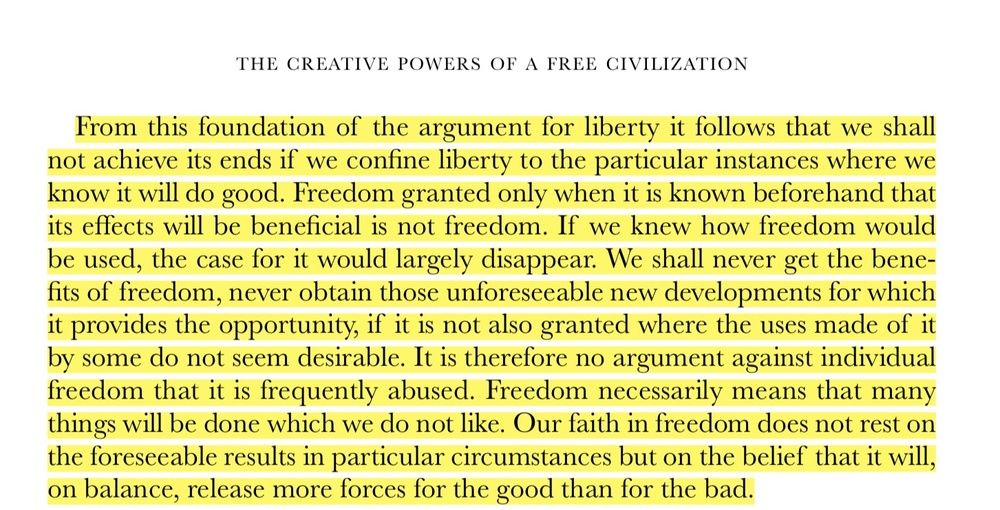
#> input picture backend/uploads/IMG_0019.jpeg, 1000 x 510 px, shrunk from 1453 x 741 before the run
$ python -i image_processing.py   (imports and definitions only)
#> lines starting #> are read from the running program, lines starting #| are printed output that depends on the picture; after the words box and inside, x2 and y2 are one past the last pixel; in counts of white or black regions, pixels touching at a corner belong together
import cv2
import pytesseract
import numpy as np

def preprocess_image(image_path):
    # Load the image
#> called with image_path = 'uploads/IMG_0019.jpeg'
    image = cv2.imread(image_path)
#> image is the input picture: shape (510, 1000, 3); mean B, G, R 167.4, 231.9, 234.6

    # Check if the image was successfully loaded
    if image is None:
        raise ValueError("Failed to load image from {}".format(image_path))

    # Convert the image to BGR color space (if it's not already in BGR)
    if len(image.shape) < 3 or image.shape[2] < 3:
        raise ValueError("Input image must be in BGR format with at least 3 channels")
    elif image.shape[2] > 3:
        # If the image has more than 3 channels, discard the extra channels
        image = image[:, :, :3]

     # Apply Gaussian blur to reduce noise (keep the image in BGR format)
    blurred = cv2.GaussianBlur(image, (5, 5), 0)
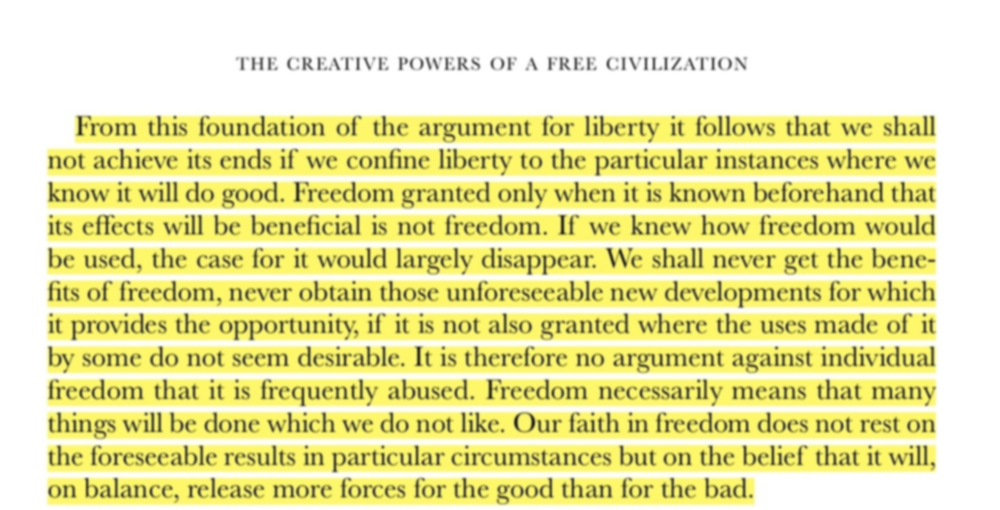
#> blurred: shape (510, 1000, 3); mean B, G, R 167.4, 231.9, 234.6

    return blurred

def extract_text(image):
    # Convert the image to grayscale
    gray = cv2.cvtColor(image, cv2.COLOR_BGR2GRAY)

    # Use Tesseract OCR to extract text from the preprocessed image
    text = pytesseract.image_to_string(image)
    return text

def detect_highlights(image):
    # Convert the image to HSV color space
    hsv = cv2.cvtColor(image, cv2.COLOR_BGR2HSV)
#> hsv: shape (510, 1000, 3); mean H, S, V 20.7, 77.7, 234.7

    # Define the lower and upper bounds for yellow color (highlighter)
    lower_yellow = np.array([20, 100, 100])
    upper_yellow = np.array([30, 255, 255])

    # Create a mask to isolate yellow regions (highlighted text)
    mask = cv2.inRange(hsv, lower_yellow, upper_yellow)
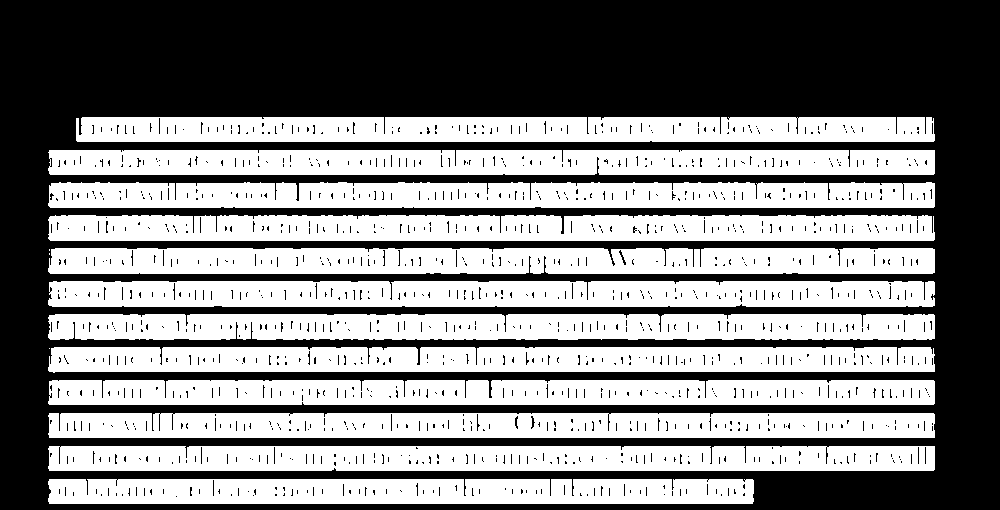
#> mask: shape (510, 1000); 49.7% white; 15 white regions (3 under 20 px), largest, box (x1, y1, x2, y2) and area: (48, 281, 935, 307) 22079, (48, 248, 935, 274) 22041, (48, 215, 935, 241) 21862

    # Apply morphological operations to remove noise and fill gaps in the mask
    kernel = np.ones((5, 5), np.uint8)
    mask = cv2.morphologyEx(mask, cv2.MORPH_CLOSE, kernel)
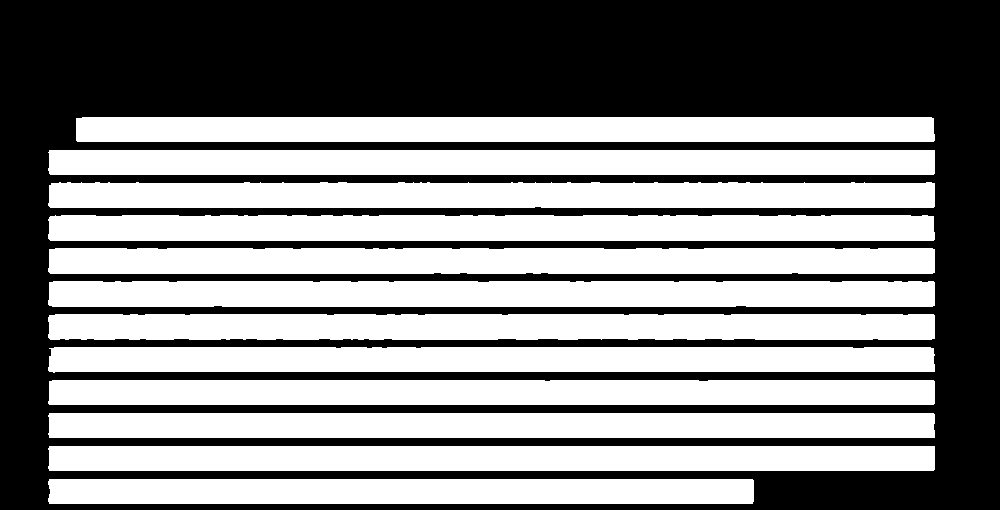
#> mask: shape (510, 1000); 51.6% white; 1 black region

    return mask

def extract_highlighted_text(image_path):
    # Preprocess the image
    image = preprocess_image(image_path)

    # Detect highlighted regions in the image
    mask = detect_highlights(image)

    # Extract text from each highlighted region
    highlighted_text = ""
    contours, _ = cv2.findContours(mask, cv2.RETR_EXTERNAL, cv2.CHAIN_APPROX_SIMPLE)
#> contours = 12 contours; largest, box (x1, y1, x2, y2) and area: (48, 281, 935, 307) 21988, (48, 248, 935, 274) 21928, (48, 215, 935, 241) 21823, (48, 314, 935, 340) 21748, (48, 182, 935, 208) 21358
    for contour in contours:
        x, y, w, h = cv2.boundingRect(contour)

        # Crop the highlighted region
        roi = image[y:y+h, x:x+w]

        # Extract text from the cropped region
        text = pytesseract.image_to_string(roi)

        # Append extracted text to the result
        highlighted_text += text + "\n"
#> this loop made 1 pass
#> (x, y, w, h) on pass 1: (48, 479, 706, 25)
#> pass 1, in extract_highlighted_text, `roi = image[y:y+h, x:x+w]`:
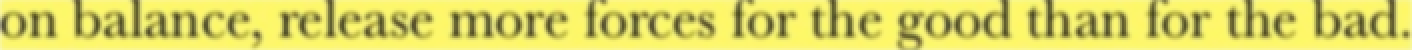
#> roi: shape (25, 706, 3) (shown 2 times larger); mean B, G, R 99.8, 213.3, 218.2
#> after the loop, highlighted_text = ''

    return highlighted_text

#> (the run stopped early here; a loop or call above may not have finished)

$ run again, on backend/uploads/IMG_0601.jpeg
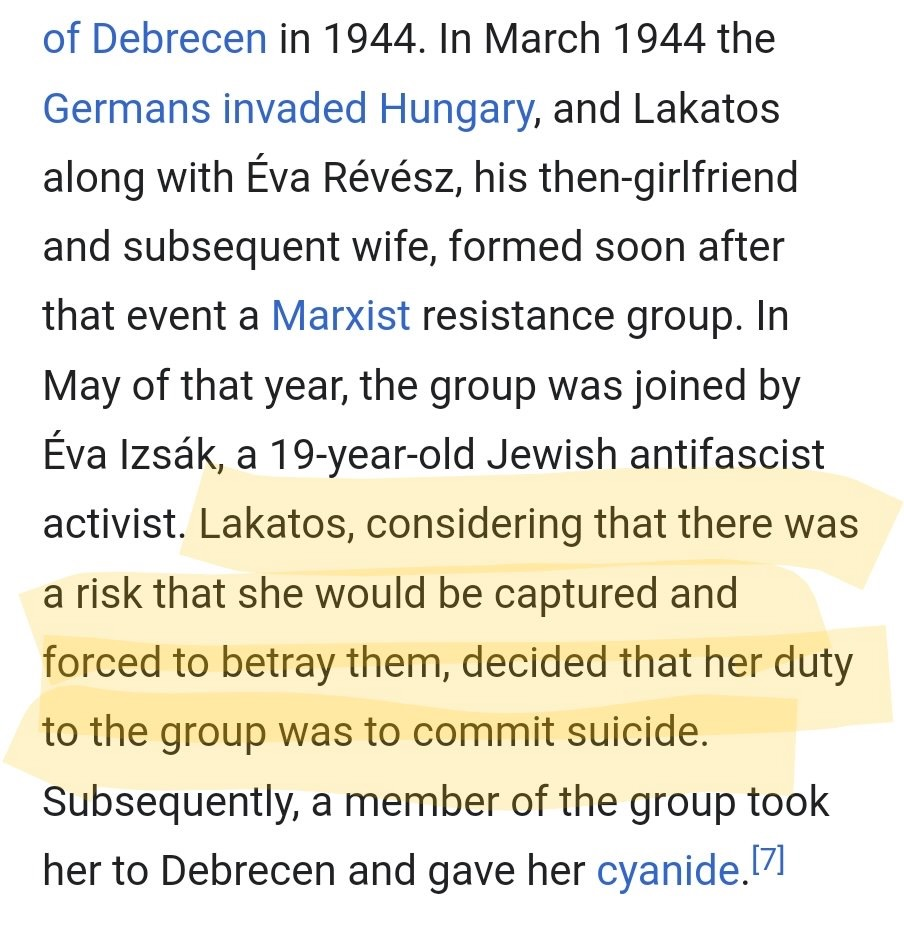
#> input picture backend/uploads/IMG_0601.jpeg, 904 x 940 px
#> in preprocess_image, image is the input picture: shape (940, 904, 3); mean B, G, R 218.2, 231.2, 234.6
#> hsv: shape (940, 904, 3); mean H, S, V 18.4, 21.9, 236
#> in detect_highlights, `mask = cv2.inRange(hsv, lower_yellow, upper_yellow)`:
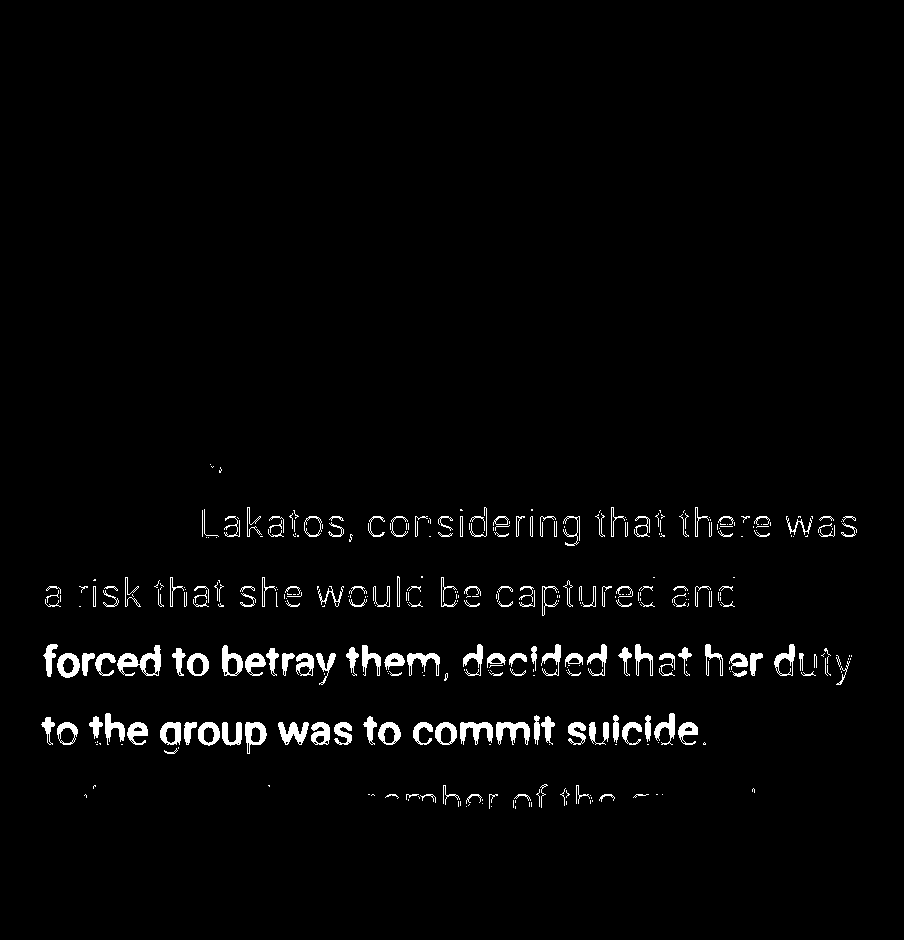
#> mask: shape (940, 904); 2.4% white; 377 white regions (203 under 20 px), largest, box (x1, y1, x2, y2) and area: (117, 645, 161, 676) 589, (496, 722, 530, 745) 421, (460, 722, 493, 745) 409
#> in detect_highlights, `mask = cv2.morphologyEx(mask, cv2.MORPH_CLOSE, kernel)`:
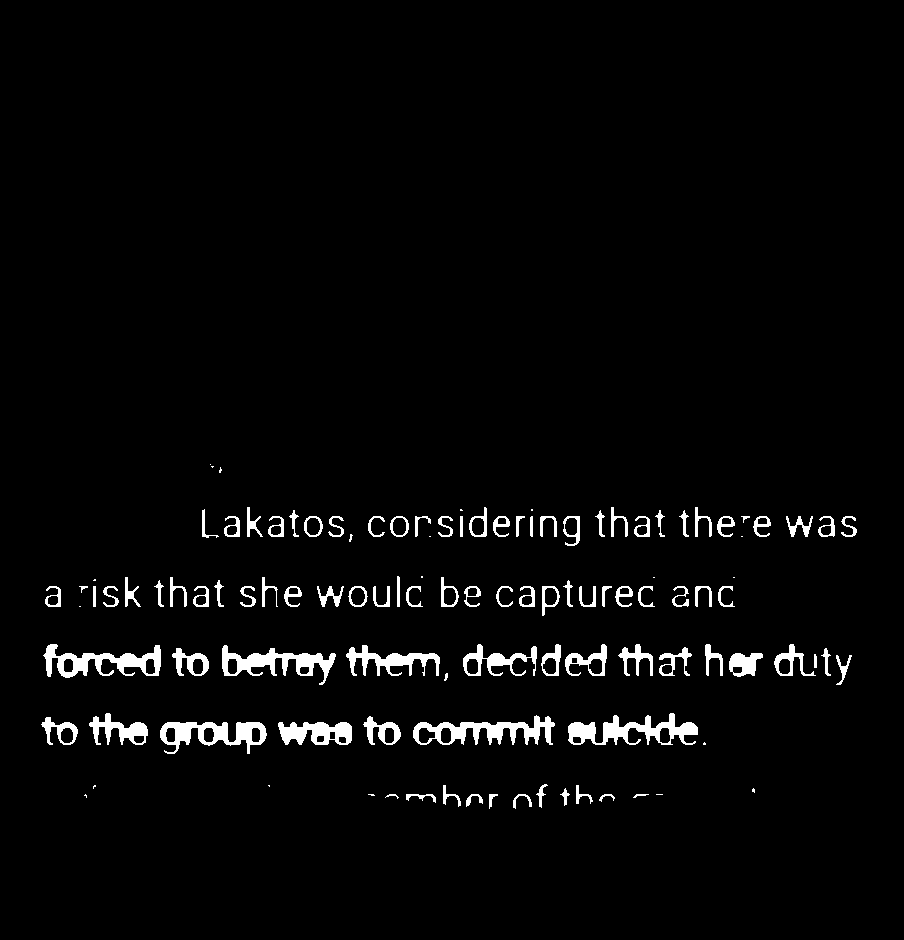
#> mask: shape (940, 904); 3.1% white; 114 white regions (20 under 20 px)
#> contours = 114 contours, 25 with area under 20; largest, box (x1, y1, x2, y2) and area: (413, 715, 555, 745) 1906, (568, 713, 698, 745) 1830, (160, 722, 267, 754) 1802, (43, 644, 161, 678) 1732, (222, 645, 336, 685) 1642
#> the loop in extract_highlighted_text, `for contour in contours:` made 1 pass
#> (contour, x, y, w, h) on pass 1: ([[656, 794], [662, 794]], 656, 794, 7, 1)
#> after the loop in extract_highlighted_text, `for contour in contours:`: highlighted_text = ''

$ run again, on backend/uploads/IMG_1792.jpeg
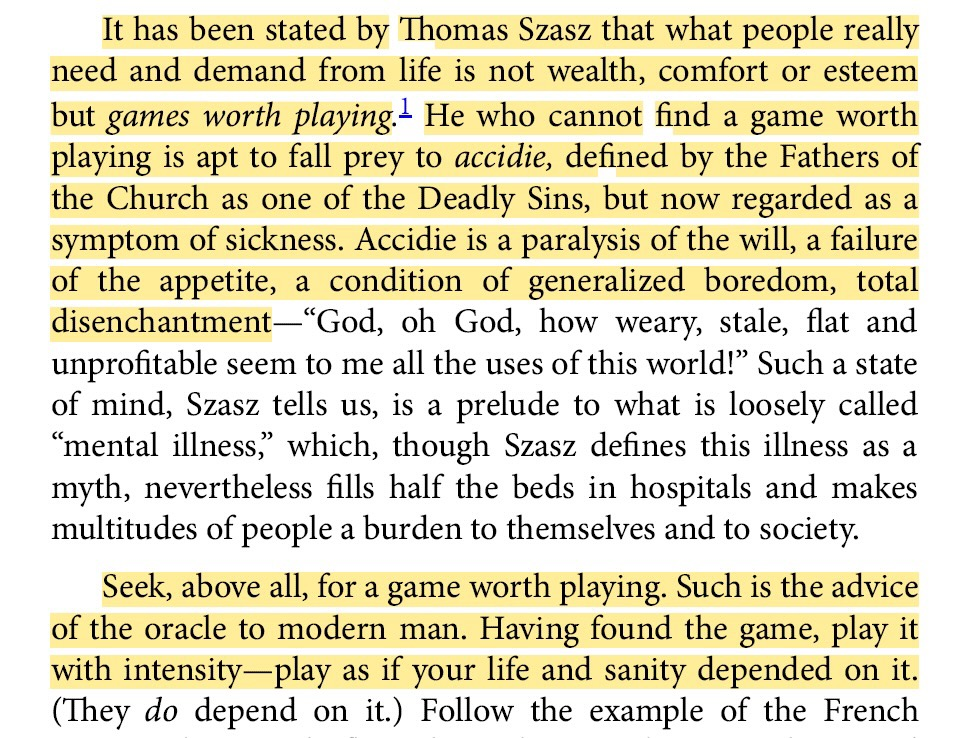
#> input picture backend/uploads/IMG_1792.jpeg, 960 x 738 px
#> in preprocess_image, image is the input picture: shape (738, 960, 3); mean B, G, R 192, 220.5, 226.4
#> hsv: shape (738, 960, 3); mean H, S, V 15.8, 40.7, 226.5
#> in detect_highlights, `mask = cv2.inRange(hsv, lower_yellow, upper_yellow)`:
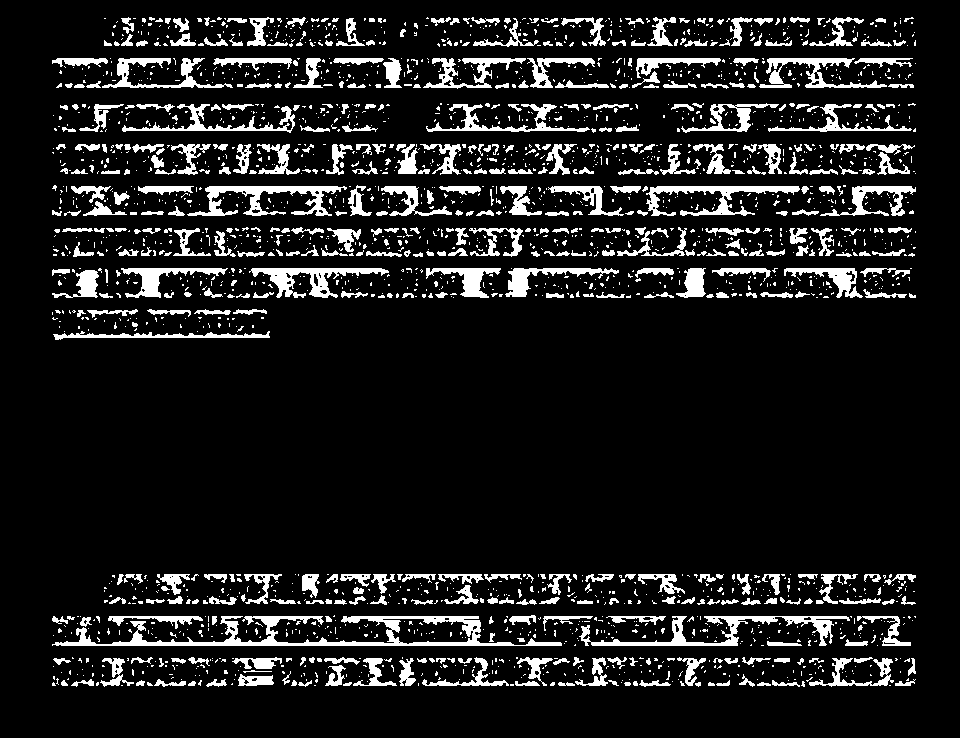
#> mask: shape (738, 960); 11.2% white; 2388 white regions (1888 under 20 px), largest, box (x1, y1, x2, y2) and area: (52, 616, 562, 646) 4284, (579, 616, 850, 646) 2169, (187, 186, 347, 216) 1827
#> in detect_highlights, `mask = cv2.morphologyEx(mask, cv2.MORPH_CLOSE, kernel)`:
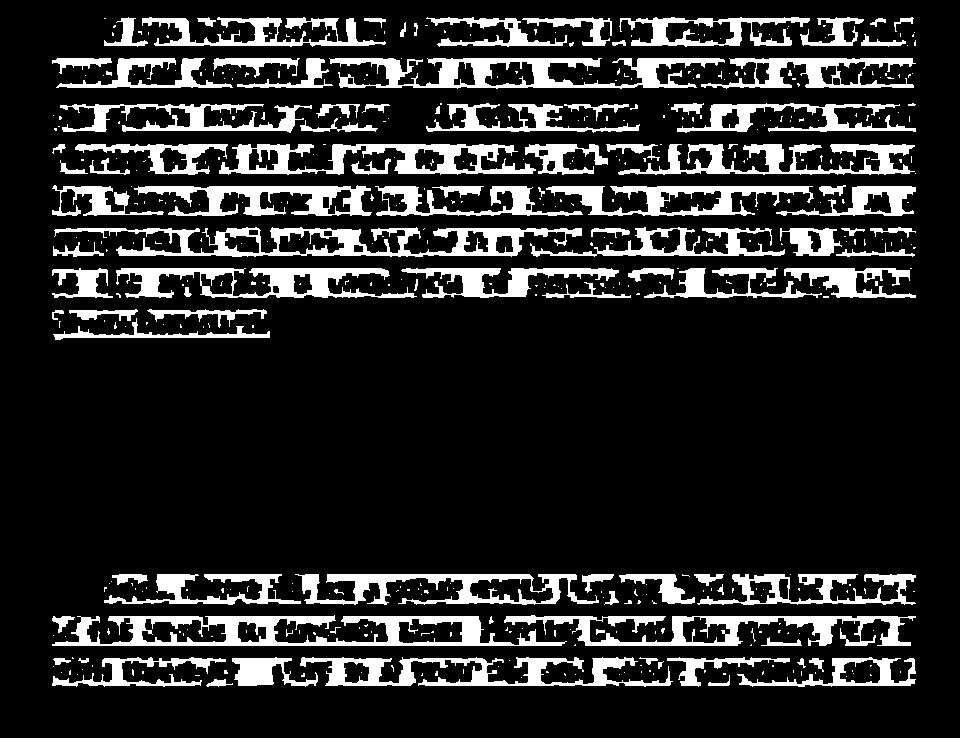
#> mask: shape (738, 960); 15.7% white; 474 white regions (373 under 20 px)
#> contours = 441 contours, 354 with area under 20; largest, box (x1, y1, x2, y2) and area: (52, 615, 567, 646) 8706, (54, 227, 582, 257) 7112, (329, 58, 725, 89) 5806, (219, 144, 536, 175) 5174, (504, 615, 916, 646) 4856
#> the loop in extract_highlighted_text, `for contour in contours:` made 1 pass
#> (x, y, w, h) on pass 1: (206, 679, 27, 8)
#> after the loop in extract_highlighted_text, `for contour in contours:`: highlighted_text = ''
